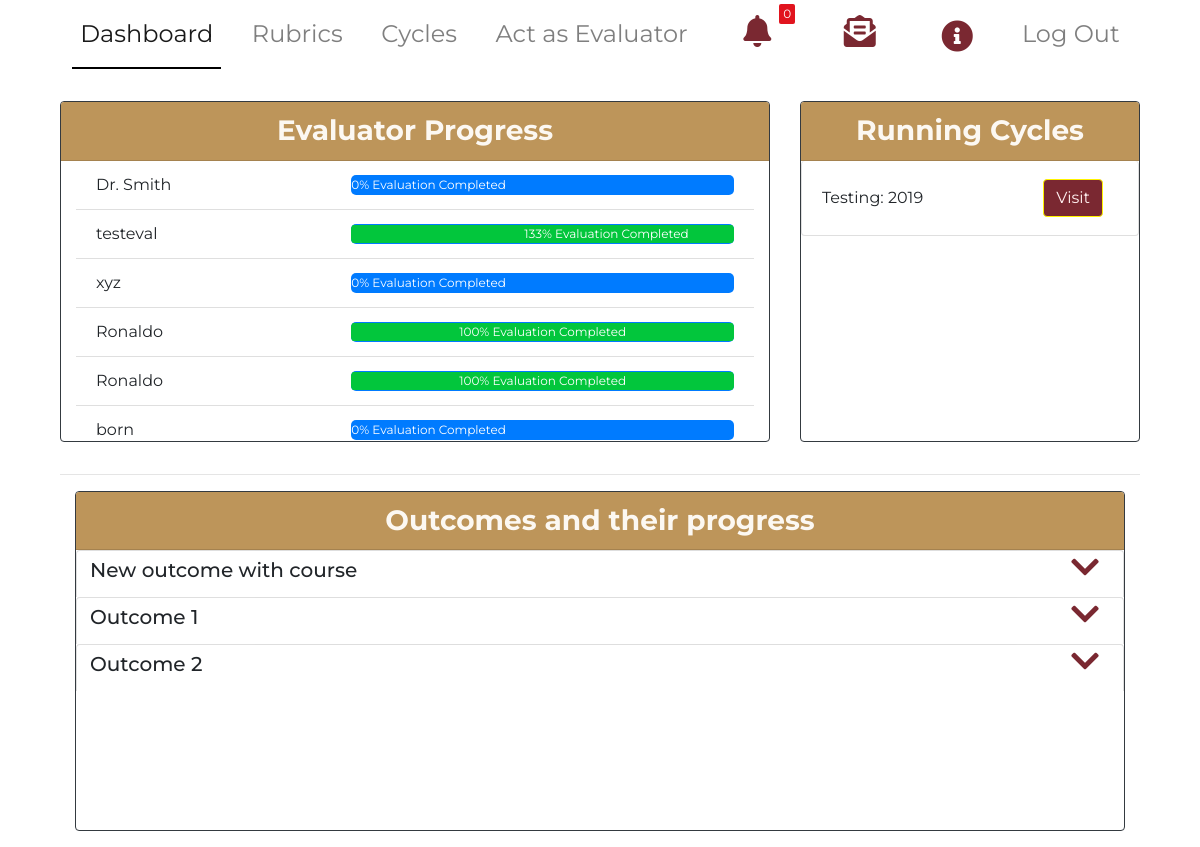
Page /home (signed in) on the earlier database version.
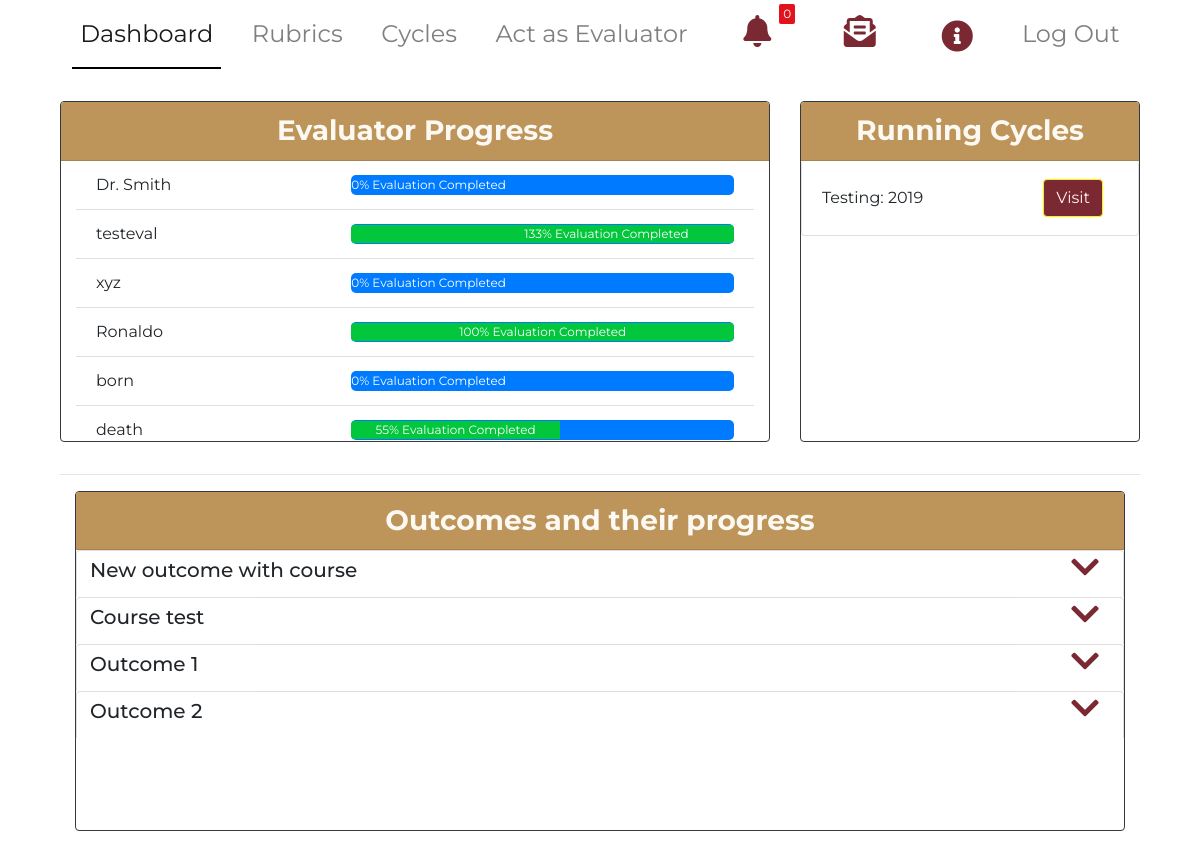
Same page on the later database version.
### main/models.py (models this page shows, shortened)
class Evaluator(models.Model):
    name = models.CharField(max_length=100)
    email = models.CharField(max_length=200)
    invited_by = models.CharField(max_length=200, default="Admin")
    perc_completed = models.FloatField(null=True,blank=True,default=0.0)
    coordinator = models.ForeignKey(CoOrdinator,null=True,on_delete=models.CASCADE)
    def __str__(self):
        return self.name

class Cycle(models.Model):
    year = models.PositiveIntegerField()
    semester = models.CharField(max_length=200)
    startDate = models.DateField(default=None)
    endDate = models.DateField(default=None, null=True)
    isCurrent = models.BooleanField(default=True)
    coordinator = models.ForeignKey(CoOrdinator,null=True,on_delete=models.CASCADE)

class Outcome(models.Model):
    title = models.CharField(max_length=200, default='', null=True)
    desc = models.CharField(max_length=600, null=True)
    status = models.BooleanField(default=True)
    cycle = models.ManyToManyField(Cycle)
    course = models.ManyToManyField(Course)
    coordinator = models.ForeignKey(CoOrdinator,null=True,on_delete=models.CASCADE)

### main/views.py (the view, shortened to what this page needs)
# urls.py: path('home', views.evaluatorhome, name='evaluatorhome'),
@login_required
def evaluatorhome(request):
    if request.user.is_staff:
        outcomes = Outcome.objects.all()
        measures = Measure.objects.all()
        cycles = Cycle.objects.all()
        data = dict()
        for measure in measures:
            evaluations = evaluate_rubric.objects.filter(measure=measure).count()
            if (evaluations > 0):
                if measure.tool_type == 'Rubric':
                    data.update({measure.id: rubric_data(measure.id)})
                elif measure.tool_type == 'Test score':
                    data.update({measure.id: test_score_data(measure.test_score, measure.id)})
        cyc = Cycle.objects.all()
        mycyc = 0
        for cycles in cyc:
            if (cycles.isCurrent):
                mycyc = cycles
        outcome_a = Outcome.objects.all()
        outcome_list = []
        for oc in outcome_a:
            for v in oc.cycle.all():
                if (v == mycyc):
                    outcome_list.append(oc)
        measure_a = Measure.objects.all()
        measure_list = []
        for me in measure_a:
            for o in outcome_list:
                if (me.outcome == o):
                    measure_list.append(me)
        eval_a = Evaluator.objects.all()
        evaluator_list = []
        courses = Course.objects.all()
        for eval in eval_a:
            for mymea in measure_list:
                for eval_more in mymea.evaluator.all():
                    if (eval == eval_more):
                        evaluator_list.append(eval)
        context = {'evaluator': evaluator_list, 'dashboard': 'active', 'outcomes': outcomes, 'measures': measures,
                   'data': data,
                   'notification_count': Notification.objects.filter(read=False).count(),
                   'notifications': Notification.objects.filter(read=False).order_by('-created_at'), 'cycles': cyc,'mycyc':mycyc,'courses':courses
                   }
        return render(request, 'main/adminhome.html', context)

### main/models.py (called while the page is built)
    def __str__(self):
        return self.title

    def __str__(self):
        return self.test

    def __str__(self):
        return self.measureTitle

### main/templates/main/adminhome.html (shortened to what this page needs)
{% extends  'main/adminbase.html' %}
{%load static%}
{%block body_block%}
<div class = "container" id = "main_content">
<div class = "container-fluid">
    <div class = "row">
      <div class = "col col-lg-8 col-md-6 col-sm-12 col-xs-12 col-12">
         <div class = "card border-dark mb-3">
           <h3 class = "card-header title text-center"> Evaluator Progress </h3>
           <div class="container" style="overflow-y:scroll; height: 35vh">
            <ul class="list-group list-group-flush " >
           {% for eval in evaluator %}
               <li class = "list-group-item d-flex justify-content-between d-flex align-items-center">{{eval}}
             <div class="progress progress-admin ">
                 <div class="progress-bar bg-danger " role="progressbar" aria-valuenow="40"
                 aria-valuemin="0" aria-valuemax="100" style="width:{{eval.perc_completed}}%">
                   {{eval.perc_completed|floatformat:0}}% Evaluation Completed
                 </div>
             </div>
           </li>
             {% endfor %}
           </ul>
           </div>
         </div>
       </div>
     <div class = "col col-lg-4 col-md-12 col-sm-12 col-xs-12 col-12">
       <div id= "card-border-dark-mb-3" class = "card border-dark mb-3">
         <h3 class = "card-header title text-center">Running Cycles </h3>
         <ul class="list-group" style="overflow-y:scroll; height: 35vh">
           {%for cycle in cycles%}
             {%if cycle.isCurrent %}
             <li class="list-group-item d-flex justify-content-between align-items-center">
               {{cycle.semester}}: {{cycle.year}}
             <a href = "{% url 'main:cycle' cycle.id %}">
               <button class = "btn btn-primary"> Visit </button>
             </a>
             </li>
             {%endif%}
           {%endfor%}
         </ul>
       </div>
     </div>
</div>
<hr/>
<div class = "row">
     <div class = "col col-lg-12 col-md-6 col-sm-12 col-xs-12 col-12">
         <div class = "col col-lg-12 col-md-12 col-sm-12">
                   <div  class = "card border-dark mb-3 justify-content-center" >
                     <h3 class = "card-header title">
                     <div class = " text-center">
                      Outcomes and their progress
                     </div>
                     </h3>
         <ul id = "over" class="list-group" style="overflow-y:scroll; height: 35vh">
     {%for outcome in outcomes%}
         <div class="accordion" id="accordionExample">
           {%for cycle in outcome.cycle.all%}
             {%if cycle.isCurrent%}
           <div class="card" >
             <div class="card-contents" id="headingOne" data-toggle="collapse" data-target="#collapseOne{{outcome.id}}" aria-expanded="true" aria-controls="collapseOne">
               <h2 class="mb-0 d-flex justify-content-between" >
                 <span class="btn text-left"  style="text-decoration:none;">
                   <h5 class = "outcome_title">  {{outcome.title}} </h5>
                 </span>
                 <i class="fas fa-chevron-down mr-4 justify-items-center" style="color:#7a2831"></i>
               </h2>
             </div>
     </div>
           {%endif%}
           {%endfor%}
         </div>
   {%endfor%}
 </div>
 </div>
 </div>
      </div>
</div>
</div>
{%endblock%}

Differences in the rows shown:
no longer on one of the page's lists (row unchanged): Evaluator: name "Ronaldo", perc_completed "100"
now on this page (row unchanged): Evaluator: name "death", perc_completed "55"
now on this page (row edited): Outcome: title "Course test"
